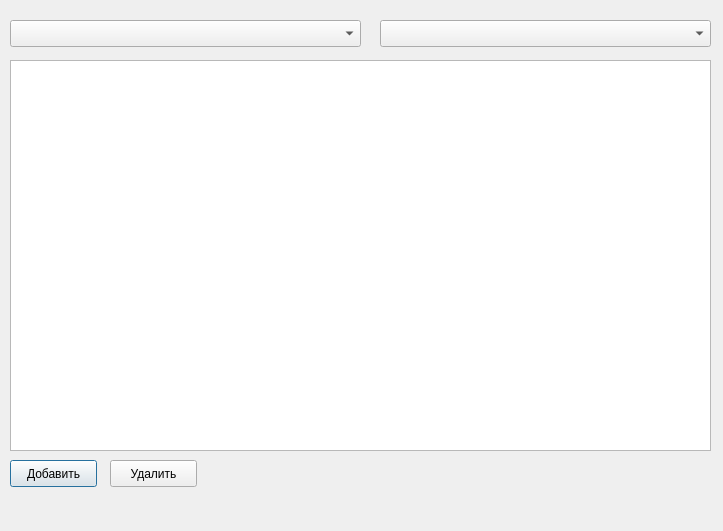
<?xml version="1.0" encoding="UTF-8"?>
<ui version="4.0">
 <class>Gruppa</class>
 <widget class="QDialog" name="Gruppa">
  <property name="geometry">
   <rect>
    <x>0</x>
    <y>0</y>
    <width>723</width>
    <height>531</height>
   </rect>
  </property>
  <property name="windowTitle">
   <string>Группа</string>
  </property>
  <widget class="QTableView" name="groupTableView">
   <property name="geometry">
    <rect>
     <x>10</x>
     <y>60</y>
     <width>701</width>
     <height>391</height>
    </rect>
   </property>
  </widget>
  <widget class="QComboBox" name="specialityCombo">
   <property name="geometry">
    <rect>
     <x>10</x>
     <y>20</y>
     <width>351</width>
     <height>27</height>
    </rect>
   </property>
  </widget>
  <widget class="QComboBox" name="uch_planCombo">
   <property name="geometry">
    <rect>
     <x>380</x>
     <y>20</y>
     <width>331</width>
     <height>27</height>
    </rect>
   </property>
  </widget>
  <widget class="QPushButton" name="addButton">
   <property name="geometry">
    <rect>
     <x>10</x>
     <y>460</y>
     <width>87</width>
     <height>27</height>
    </rect>
   </property>
   <property name="text">
    <string>Добавить</string>
   </property>
  </widget>
  <widget class="QPushButton" name="delButton">
   <property name="geometry">
    <rect>
     <x>110</x>
     <y>460</y>
     <width>87</width>
     <height>27</height>
    </rect>
   </property>
   <property name="text">
    <string>Удалить</string>
   </property>
  </widget>
 </widget>
 <resources/>
 <connections/>
</ui>
